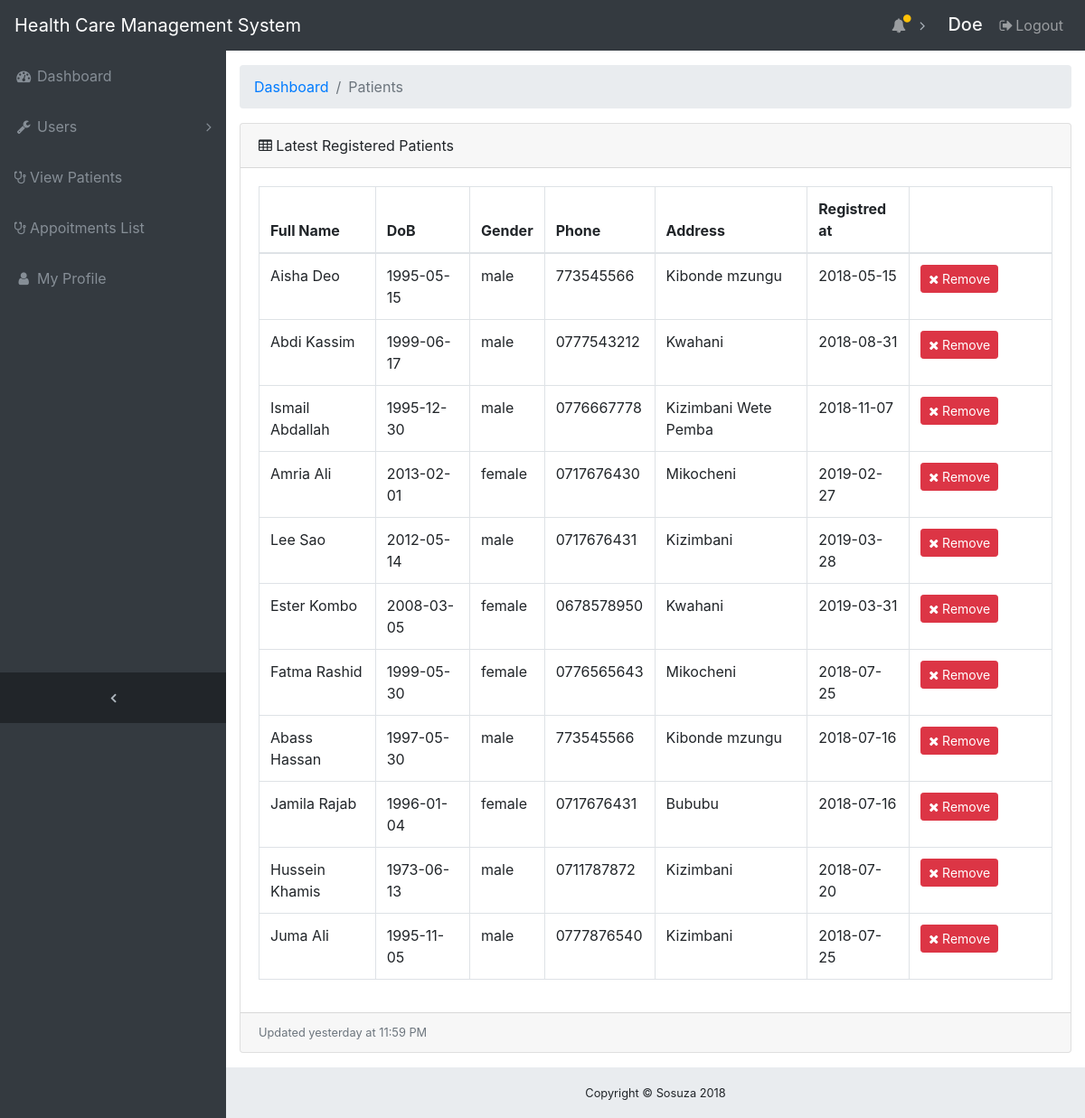
The page /admin/patient_list.php (signed in) on the database as committed earlier.
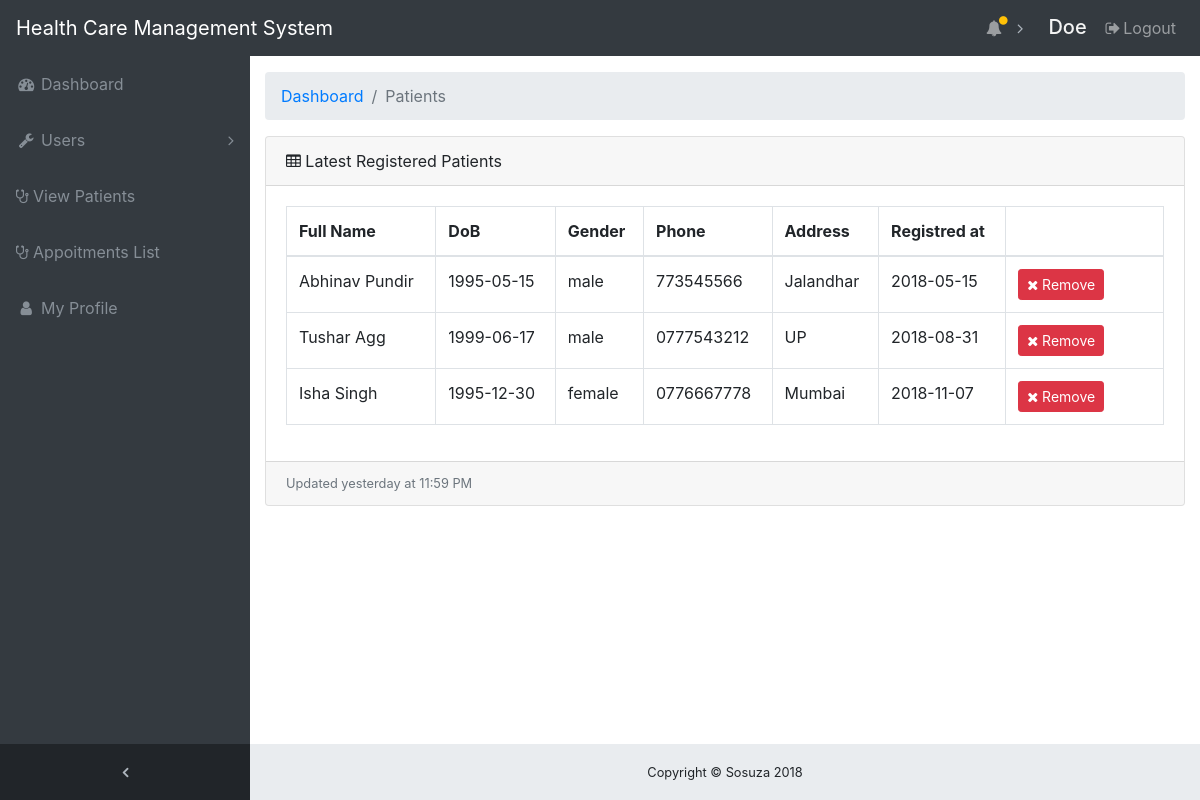
The same page on the database as committed later.
### tables this page shows
CREATE TABLE `patient` (
  `patient_id` int(11) NOT NULL,
  `fname` varchar(100) NOT NULL,
  `lname` varchar(25) NOT NULL,
  `status` varchar(100) NOT NULL,
  `regNumber` varchar(100) NOT NULL,
  `address` varchar(30) NOT NULL,
  `phone` varchar(15) NOT NULL,
  `email` varchar(30) NOT NULL,
  `dob` date NOT NULL,
  `gender` varchar(10) NOT NULL,
  `regDate` date NOT NULL,
  `code` int(15) NOT NULL,
  `treated` int(11) NOT NULL DEFAULT '0'
);

### admin/patient_list.php (the view)
<?php include 'header.php'; ?>
  <div class="content-wrapper">
    <div class="container-fluid">
      <ol class="breadcrumb">
        <li class="breadcrumb-item">
          <a href="index.php">Dashboard</a>
        </li>
        <li class="breadcrumb-item active">Patients</li>
      </ol>
      <div class="card mb-3">
        <div class="card-header">
          <i class="fa fa-table"></i> Latest Registered Patients</div>
        <div class="card-body">
          <div class="table-responsive">
            <table class="table table-bordered" id="dataTable" width="100%" cellspacing="0">
              <thead>
                <tr>
                  <th>Full Name</th>
                  <th>DoB</th>
                  <th>Gender</th>
                  <th>Phone</th>
                  <th>Address</th>
                  <th>Registred at</th>
                  <th width="18%"></th>
                </tr>
              </thead>
              <tbody>
                <?php
                if (isset($_GET['treated'])) {
                  $sql = mysqli_query($con, "SELECT * FROM patient WHERE treated=1");
                }else{
                 $sql = mysqli_query($con, "SELECT * FROM patient");
                }
                while($data = mysqli_fetch_assoc($sql)){?>
                  <tr>
                    <td><?php echo $data['fname']." ".$data['lname']; ?></td>
                    <td><?php echo $data['dob']; ?></td>
                    <td><?php echo $data['gender']; ?></td>
                    <td><?php echo $data['phone']; ?></td>
                    <td><?php echo $data['address']; ?></td>
                    <td><?php echo $data['regDate']; ?></td>
                    <td>
                      <a href="includes/manage_pat.php?act=del_pat&id=<?php echo $data['patient_id']; ?>" class="btn btn-danger btn-sm" title="Edit Patient Infomation">
                        <i class="fa fa-remove"></i> Remove
                      </a>
                    </td>
                  </tr>
               <?php } ?>
              </tbody>
            </table>
          </div>
        </div>
        <div class="card-footer small text-muted">Updated yesterday at 11:59 PM</div>
      </div>
  </div>
</div>
<?php include 'footer.php'; ?>

Rows that differ between the two databases and show on the page:
removed patient: fname "Amria", lname "Ali", dob "2013-02-01", gender "female", phone "0717676430", address "Mikocheni", regDate "2019-02-27"
removed patient: fname "Lee", lname "Sao", dob "2012-05-14", gender "male", phone "0717676431", address "Kizimbani", regDate "2019-03-28"
removed patient: fname "Ester", lname "Kombo", dob "2008-03-05", gender "female", phone "0678578950", address "Kwahani", regDate "2019-03-31"
removed patient: fname "Fatma", lname "Rashid", dob "1999-05-30", gender "female", phone "0776565643", address "Mikocheni", regDate "2018-07-25"
removed patient: fname "Abass", lname "Hassan", dob "1997-05-30", gender "male", phone "773545566", address "Kibonde mzungu", regDate "2018-07-16"
removed patient: fname "Jamila", lname "Rajab", dob "1996-01-04", gender "female", phone "0717676431", address "Bububu", regDate "2018-07-16"
removed patient: fname "Hussein", lname "Khamis", dob "1973-06-13", gender "male", phone "0711787872", address "Kizimbani", regDate "2018-07-20"
removed patient: fname "Juma", lname "Ali", dob "1995-11-05", gender "male", phone "0777876540", address "Kizimbani", regDate "2018-07-25"
changed patient: fname "Aisha" → "Abhinav"; lname "Deo" → "Pundir"; address "Kibonde mzungu" → "Jalandhar"
changed patient: fname "Abdi" → "Tushar"; lname "Kassim" → "Agg"; address "Kwahani" → "UP"
changed patient: fname "Ismail" → "Isha"; lname "Abdallah" → "Singh"; gender "male" → "female"; address "Kizimbani Wete Pemba" → "Mumbai"
